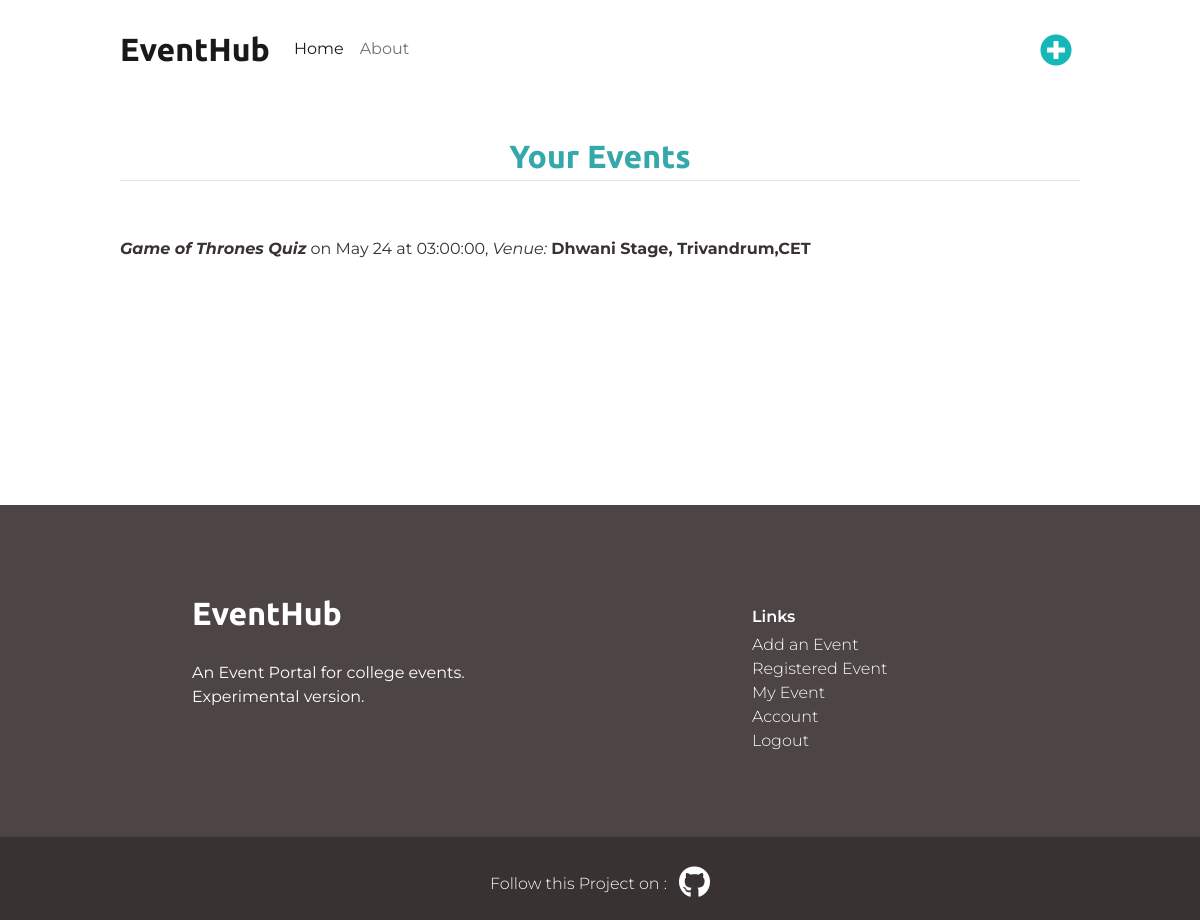
The page /reg_events (signed in) on the database its author committed.
### event/models.py (models this page shows)
class Event(db.Model):
    id = db.Column(db.Integer,primary_key = True)
    name = db.Column(db.String(1200),nullable = False)
    posted = db.Column(db.DateTime,nullable=False,default = datetime.now())
    date = db.Column(db.Date,nullable=True)
    time = db.Column(db.Time,nullable=True)
    venue = db.Column(db.String(100),nullable = True)
    description = db.Column(db.String(2000),nullable = False)
    banner = db.Column(db.String(20),nullable=True,default='default.png')
    user_id = db.Column(db.Integer,db.ForeignKey('user.id'),nullable = False)
    max = db.Column(db.Integer,nullable =True)
    is_verified =  db.Column(db.Boolean, default=False)

### event/events/routes.py (the view)
@events.route("/reg_events")
@login_required
def reg_event():
    registered_event = Registered.query.filter_by(userId = current_user.id).all()
    x = len(registered_event)
    new_list = []
    for i in range(x):
        new_list.append(registered_event[i].eventId)
    event_list = []
    for i in new_list:
        event_list.append(Event.query.get_or_404(i))
    size = len(event_list)
    return render_template('registered_event.html',event_list =event_list,size = size)

### event/models.py (called while the page is built)
@login_manager.user_loader
def load_user(user_id):
    return User.query.get(int(user_id))

### event/templates/registered_event.html
{% extends "layout.html" %}
{% block content %}
<h1 class="text-center border-bottom">Your Events</h1>
<br>
<br>
{% if event_list %}
{% for i in range(size) %}
   <p><strong><em>{{ event_list[i].name }}</em></strong> on {{ event_list[i].date.strftime("%b %d")}} at {{ event_list[i].time }}, <em>Venue:</em> <strong>{{ event_list[i].venue }}</strong></p>
{% endfor %}
{% else %}
<div>You have not registered for any Events.</div>
{% endif %}
<br>
<br>
<br>
<br>
<br>
<br>
<br>
{% endblock content %}

### event/static/styles.css (style rules this page uses)
body { color: #393232; background-color: #ffffff; font-family: 'Montserrat', sans-serif; }
h1, h2, h3, h4, h5, h6 { color: #393232; }
h1 { font-family: 'Ubuntu', sans-serif; font-weight:700; font-size:2rem; line-height: 1.5; }
:root { --surface-color: #fff; --curve: 40; --bg-pink: #fef8f8; --black-color:#272343; --text-color:#393232; }
body { padding-top: 120px; }
.border-bottom { color:#34a8aa; }

### rows shown on the page
Event: name "Game of Thrones Quiz", date "May 24", time "03:00:00", venue "Dhwani Stage, Trivandrum,CET"
